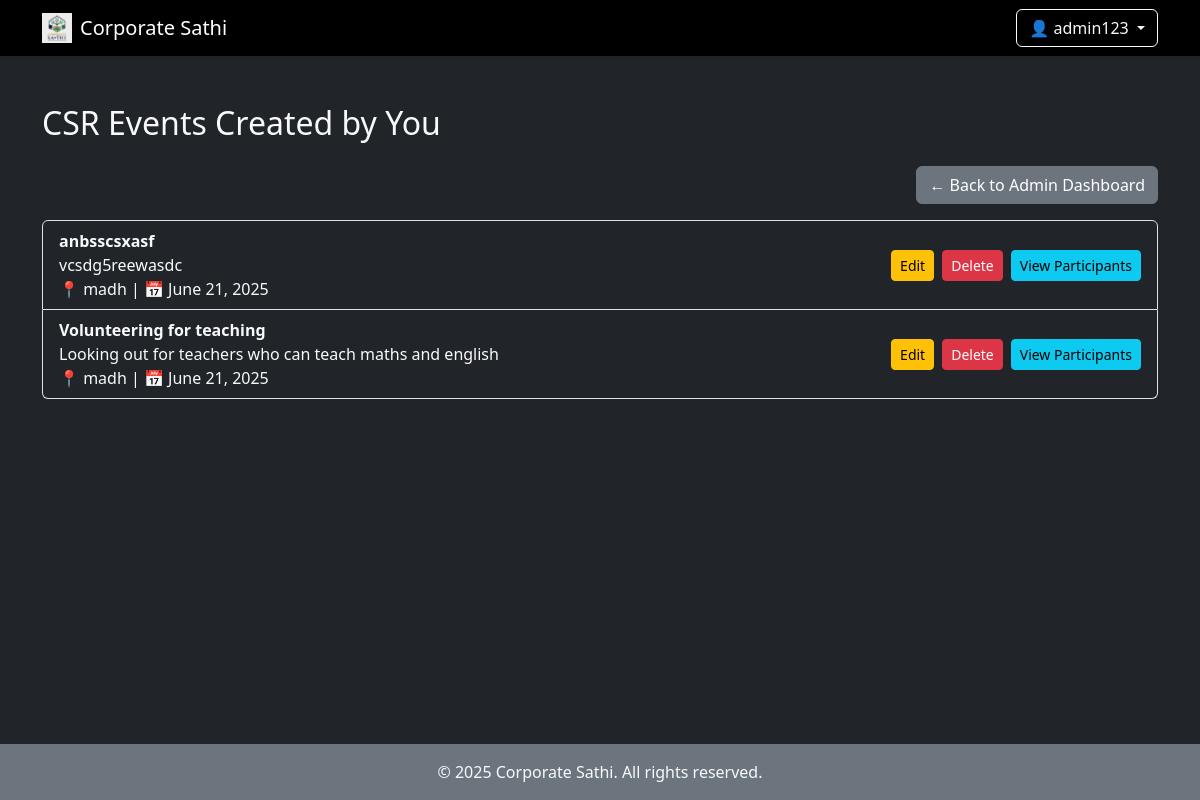
The app's page /list-events/ (signed in), older data.
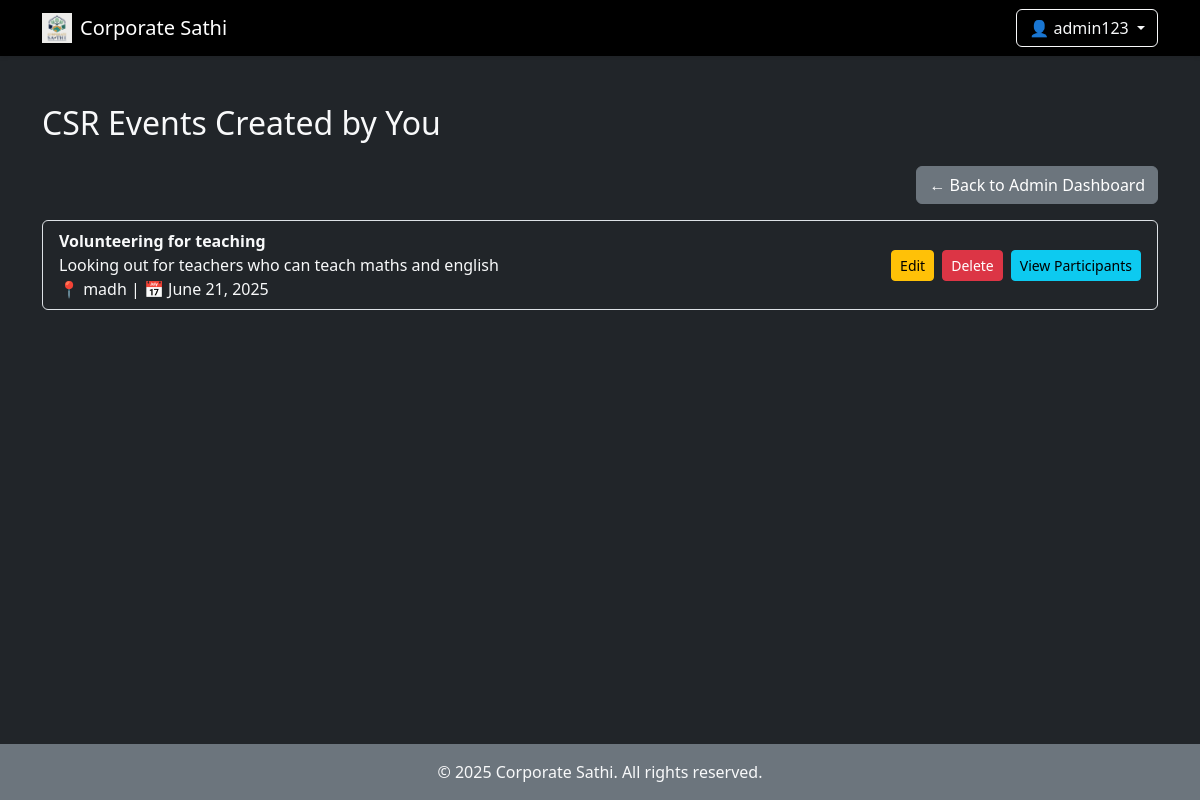
The same page, newer data.
### events/models.py (models this page shows, shortened)
class CSRProject(models.Model):
    title = models.CharField(max_length=255)
    description = models.TextField()
    location = models.CharField(max_length=255)
    date = models.DateField()
    created_by = models.ForeignKey(User, on_delete=models.CASCADE)

### events/views.py (the view)
# urls.py: path('list-events/', views.list_events, name='list_events'),
@login_required
def list_events(request):
    events = CSRProject.objects.all()  # Show all events to any logged-in admin
    return render(request, 'list_events.html', {'events': events})

### events/templates/list_events.html (shortened to what this page needs)
{% extends 'nav.html' %}
{% block varbody %}
<div class="container mt-5">
  <h2 class="text-light mb-4">CSR Events Created by You</h2>
  <div class="text-end mb-3">
    <a href="{% url 'admin_dashboard' %}" class="btn btn-secondary">
      ← Back to Admin Dashboard
    </a>
  </div>
  {% if events %}
    <ul class="list-group">
      {% for event in events %}
        <li class="list-group-item bg-dark text-light d-flex justify-content-between align-items-center">
          <div>
            <strong>{{ event.title }}</strong><br>
            {{ event.description }}<br>
            📍 {{ event.location }} | 📅 {{ event.date }}
          </div>
          <div class="d-flex gap-2">
            <a href="{% url 'edit_event' event.id %}" class="btn btn-sm btn-warning">Edit</a>
            <a href="{% url 'delete_event' event.id %}" class="btn btn-sm btn-danger"
               onclick="return confirm('Are you sure you want to delete this event?');">Delete</a>
            <a href="{% url 'event_participants' event.id %}" class="btn btn-sm btn-info">
              View Participants
            </a>
          </div>
        </li>
      {% endfor %}
    </ul>
  {% else %}
    <p class="text-warning">No events created yet.</p>
  {% endif %}
</div>
{% endblock %}

Row changes from the older to the newer data that the page shows:
removed CSRProject: title "anbsscsxasf", description "vcsdg5reewasdc", location "madh", date "June 21, 2025"
